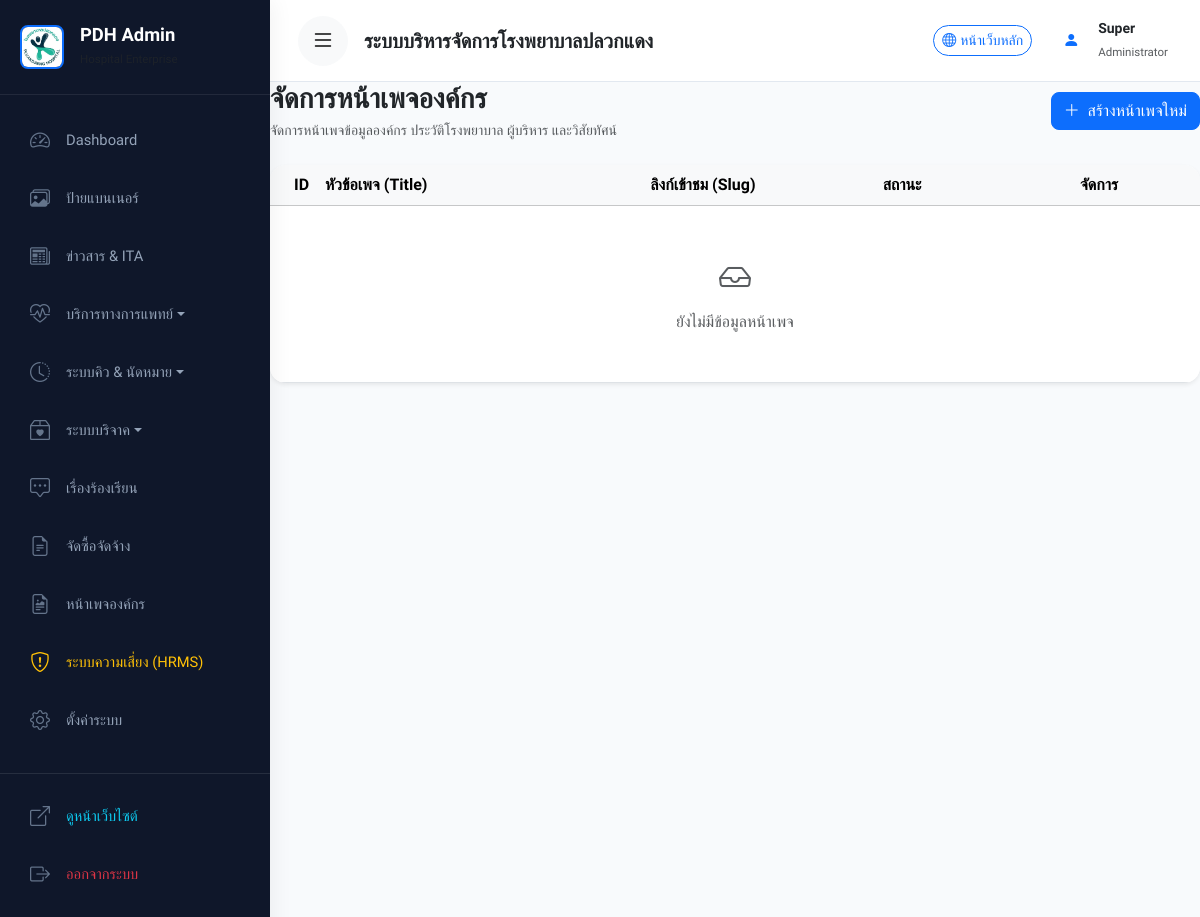
The page /admin/page (signed in) on the database as committed earlier.
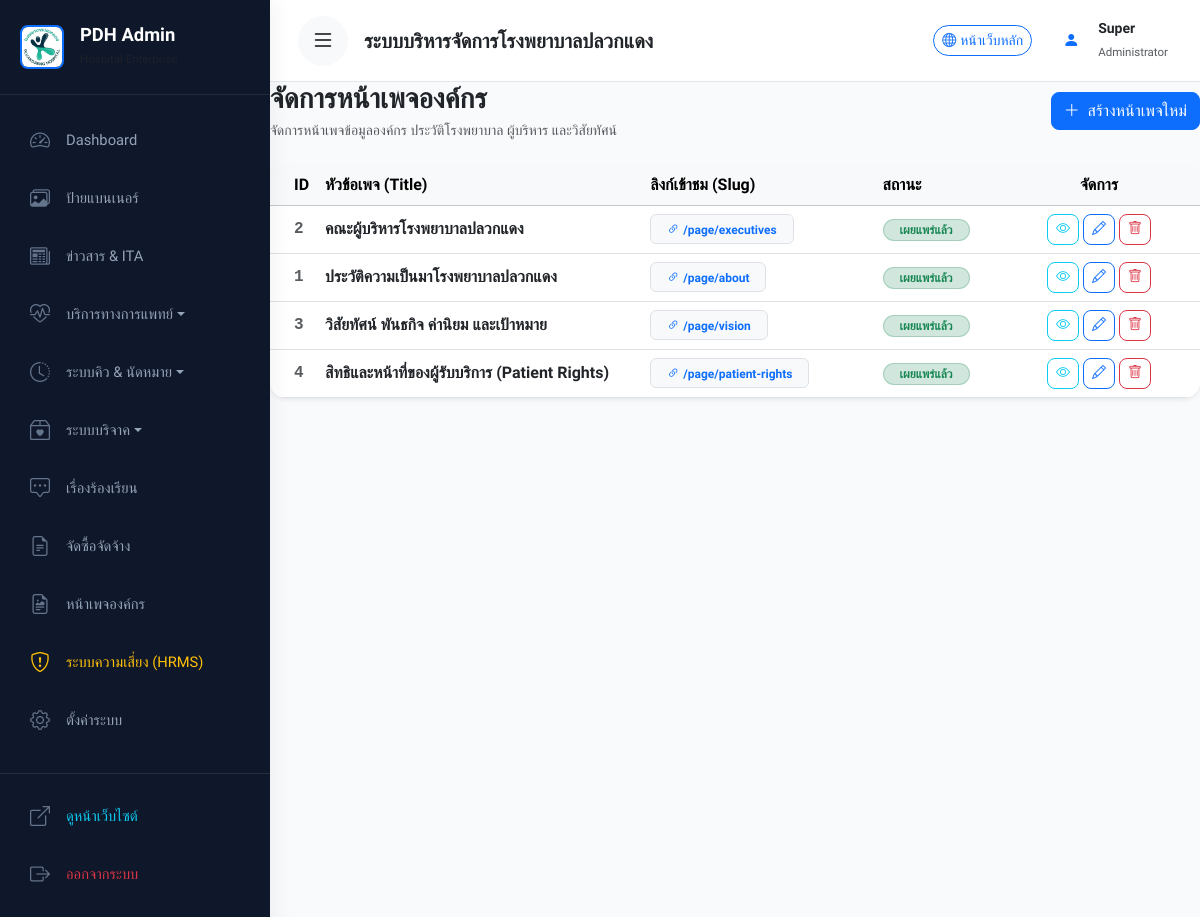
The same page on the database as committed later.
### tables this page shows
CREATE TABLE `pages` (
  `id` int(11) NOT NULL AUTO_INCREMENT,
  `title` varchar(255) NOT NULL,
  `slug` varchar(255) NOT NULL,
  `content` longtext DEFAULT NULL,
  `status` enum('published','draft') DEFAULT 'draft',
  `created_by` int(11) DEFAULT NULL,
  `created_at` timestamp NOT NULL DEFAULT current_timestamp(),
  `updated_at` timestamp NOT NULL DEFAULT current_timestamp() ON UPDATE current_timestamp(),
  `deleted_at` timestamp NULL DEFAULT NULL,
  PRIMARY KEY (`id`),
  UNIQUE KEY `slug` (`slug`),
  KEY `created_by` (`created_by`),
  CONSTRAINT `pages_ibfk_1` FOREIGN KEY (`created_by`) REFERENCES `users` (`id`) ON DELETE SET NULL
);

### app/Controllers/Admin/PageController.php (called while the page is built, shortened)
<?php
class PageController extends Controller {
    private $pageModel;
    public function __construct() {
        $this->pageModel = $this->model('Page');
    }
    public function index() {
        $pages = $this->pageModel->getAll();
        $data = [
            'page_title' => 'จัดการหน้าเพจองค์กร',
            'pages' => $pages
        ];
        $this->view('admin/pages/index', $data, 'admin');
    }
}

### app/Core/App.php (called while the page is built, shortened)
<?php
class App {
    protected $controller = 'HomeController';
    protected $method = 'index';
    public function __construct() {
        $url = $this->parseUrl();
        if (isset($url[0]) && strtolower($url[0]) === 'admin') {
            array_shift($url);
            $this->controller = 'DashboardController';
            $adminAliases = [
                'donationitem' => 'DonationItem',
                'donationitems' => 'DonationItem',
                'donation' => 'Donation',
                'donations' => 'Donation',
                'banner' => 'Banner',
                'banners' => 'Banner',
                'news' => 'News',
                'appointment' => 'Appointment',
                'appointments' => 'Appointment',
                'doctor' => 'Doctor',
                'doctors' => 'Doctor',
                'clinic' => 'Clinic',
                'clinics' => 'Clinic',
                'service' => 'Service',
                'services' => 'Service',
                'department' => 'Department',
                'departments' => 'Department',
                'procurement' => 'Procurement',
                'procurements' => 'Procurement',
                'complaint' => 'Complaint',
                'complaints' => 'Complaint',
                'setting' => 'Settings',
                'settings' => 'Settings',
                'auditlog' => 'AuditLog',
                'logs' => 'AuditLog',
                'dashboard' => 'Dashboard',
                'auth' => 'Auth',
                'login' => 'Auth',
                'page' => 'Page',
                'pages' => 'Page'
            ];
            if (isset($url[0])) {
                $rawKey = strtolower($url[0]);
                if (isset($adminAliases[$rawKey]) && file_exists(APPROOT . '/app/Controllers/Admin/' . $adminAliases[$rawKey] . 'Controller.php')) {
                    $this->controller = $adminAliases[$rawKey] . 'Controller';
                    array_shift($url);
                } else if (file_exists(APPROOT . '/app/Controllers/Admin/' . ucfirst($url[0]) . 'Controller.php')) {
                    $this->controller = ucfirst($url[0]) . 'Controller';
                    array_shift($url);
                }
            }
            $this->controller = new $controllerClass;
        }
        $this->params = $url ? array_values($url) : [];
        call_user_func_array([$this->controller, $this->method], $this->params);
    }
    public function parseUrl() {
        if (!empty($_GET['url'])) {
            $url = rtrim($_GET['url'], '/');
            $url = urldecode($url);
            return explode('/', filter_var($url, FILTER_SANITIZE_URL));
        }
        return [];
    }
}

### public/index.php (called while the page is built, shortened)
<?php
spl_autoload_register(function($className) {
    if (strpos($className, 'App\\Core\\') === 0) {
        $class = str_replace('App\\Core\\', '', $className);
        $file = __DIR__ . '/../app/Core/' . $class . '.php';
    } else if (strpos($className, 'App\\Controllers\\Admin\\') === 0) {
        $class = str_replace('App\\Controllers\\Admin\\', '', $className);
        $file = __DIR__ . '/../app/Controllers/Admin/' . $class . '.php';
        if (file_exists($file)) require_once $file;
    } else if (strpos($className, 'App\\Controllers\\') === 0) {
        $class = str_replace('App\\Controllers\\', '', $className);
        $file = __DIR__ . '/../app/Controllers/' . $class . '.php';
        if (file_exists($file)) require_once $file;
    } else if (strpos($className, 'App\\Models\\') === 0) {
        $class = str_replace('App\\Models\\', '', $className);
        $file = __DIR__ . '/../app/Models/' . $class . '.php';
        if (file_exists($file)) require_once $file;
    } else if (strpos($className, 'App\\Services\\') === 0) {
        $class = str_replace('App\\Services\\', '', $className);
        $file = __DIR__ . '/../app/Services/' . $class . '.php';
        if (file_exists($file)) require_once $file;
    } else if (strpos($className, 'App\\Repositories\\') === 0) {
        $class = str_replace('App\\Repositories\\', '', $className);
        $file = __DIR__ . '/../app/Repositories/' . $class . '.php';
        if (file_exists($file)) require_once $file;
    } else if (strpos($className, 'App\\Middleware\\') === 0) {
        $class = str_replace('App\\Middleware\\', '', $className);
        $file = __DIR__ . '/../app/Middleware/' . $class . '.php';
        if (file_exists($file)) require_once $file;
    } else if (strpos($className, 'App\\Helpers\\') === 0) {
        $class = str_replace('App\\Helpers\\', '', $className);
        $file = __DIR__ . '/../app/Helpers/' . $class . '.php';
        if (file_exists($file)) require_once $file;
    } else if (strpos($className, 'App\\Validation\\') === 0) {
        $class = str_replace('App\\Validation\\', '', $className);
        $file = __DIR__ . '/../app/Validation/' . $class . '.php';
        if (file_exists($file)) require_once $file;
    }
});
$app = new App\Core\App();

### app/Core/Database.php (called while the page is built, shortened)
<?php
class Database {
    private $host = DB_HOST;
    private $user = DB_USER;
    private $pass = DB_PASS;
    private $dbname = DB_NAME;
    private $dbh;
    private $stmt;
    public function __construct() {
        $dsn = 'mysql:host=' . $this->host . ';dbname=' . $this->dbname . ';charset=utf8mb4';
        $options = array(
            PDO::ATTR_PERSISTENT => true,
            PDO::ATTR_ERRMODE => PDO::ERRMODE_EXCEPTION,
            PDO::ATTR_DEFAULT_FETCH_MODE => PDO::FETCH_OBJ,
            PDO::MYSQL_ATTR_INIT_COMMAND => 'SET NAMES utf8mb4'
        );
        try {
            $this->dbh = new PDO($dsn, $this->user, $this->pass, $options);
        } catch(PDOException $e) {
            $this->error = $e->getMessage();
            error_log($this->error);
            if (APP_ENV === 'development') {
                echo $this->error;
            } else {
                echo "Database connection failed.";
            }
        }
    }
    public function query($sql) {
        $this->stmt = $this->dbh->prepare($sql);
    }
    public function execute() {
        return $this->stmt->execute();
    }
    public function resultSet() {
        $this->execute();
        return $this->stmt->fetchAll();
    }
}

### app/Core/Model.php (called while the page is built, shortened)
<?php
class Model {
    public function __construct() {
        $this->db = new Database();
    }
}

### app/Models/Page.php (called while the page is built, shortened)
<?php
class Page extends Model {
    public function getAll() {
        $this->db->query('SELECT p.*, u.firstname, u.lastname FROM pages p LEFT JOIN users u ON p.created_by = u.id WHERE p.deleted_at IS NULL ORDER BY p.title ASC');
        return $this->db->resultSet();
    }
}

### app/Views/admin/pages/index.php (the view, shortened to what the rows shown need)
<div class="card shadow-sm border-0 rounded-4 overflow-hidden">
    <div class="card-body p-0">
        <div class="table-responsive">
            <table class="table table-hover align-middle mb-0">
                <thead class="table-light">
                    <tr>
                        <th width="5%" class="ps-4">ID</th>
                        <th width="35%">หัวข้อเพจ (Title)</th>
                        <th width="25%">ลิงก์เข้าชม (Slug)</th>
                        <th width="15%">สถานะ</th>
                        <th width="20%" class="text-center pe-4">จัดการ</th>
                    </tr>
                </thead>
                <tbody>
                    <?php if (empty($pages)): ?>
                    <tr>
                        <td colspan="5" class="text-center py-5 text-muted">
                            <i class="bi bi-inbox fs-2 d-block mb-2 text-muted"></i>
                            ยังไม่มีข้อมูลหน้าเพจ
                        </td>
                    </tr>
                    <?php else: ?>
                        <?php foreach ($pages as $page): ?>
                        <tr>
                            <td class="ps-4 fw-bold font-monospace text-muted"><?= $page->id ?></td>
                            <td>
                                <div class="fw-bold text-dark"><?= htmlspecialchars($page->title) ?></div>
                            </td>
                            <td>
                                <a href="<?= URLROOT ?>/page/<?= htmlspecialchars($page->slug) ?>" target="_blank" class="badge bg-light text-primary border text-decoration-none px-3 py-2">
                                    <i class="bi bi-link-45deg me-1"></i>/page/<?= htmlspecialchars($page->slug) ?>
                                </a>
                            </td>
                            <td>
                                <?php if ($page->status == 'published'): ?>
                                    <span class="badge bg-success-subtle text-success border border-success border-opacity-25 rounded-pill px-3 py-1">เผยแพร่แล้ว</span>
                                <?php else: ?>
                                    <span class="badge bg-warning-subtle text-warning-emphasis border rounded-pill px-3 py-1">ฉบับร่าง</span>
                                <?php endif; ?>
                            </td>
                            <td class="text-center pe-4">
                                <div class="d-flex justify-content-center gap-1">
                                    <a href="<?= URLROOT ?>/page/<?= htmlspecialchars($page->slug) ?>" target="_blank" class="btn btn-sm btn-outline-info rounded-3" title="ดูหน้าเว็บ">
                                        <i class="bi bi-eye"></i>
                                    </a>
                                    <a href="<?= URLROOT ?>/admin/page/edit/<?= $page->id ?>" class="btn btn-sm btn-outline-primary rounded-3" title="แก้ไข">
                                        <i class="bi bi-pencil"></i>
                                    </a>
                                    <form action="<?= URLROOT ?>/admin/page/delete/<?= $page->id ?>" method="POST" class="d-inline" onsubmit="return confirm('คุณต้องการลบหน้าเพจนี้ใช่หรือไม่?');">
                                        <button type="submit" class="btn btn-sm btn-outline-danger rounded-3" title="ลบ">
                                            <i class="bi bi-trash"></i>
                                        </button>
                                    </form>
                                </div>
                            </td>
                        </tr>
                        <?php endforeach; ?>
                    <?php endif; ?>
                </tbody>
            </table>
        </div>
    </div>
</div>

Rows that differ between the two databases and show on the page:
added pages: id "2", title "คณะผู้บริหารโรงพยาบาลปลวกแดง", slug "executives", status "เผยแพร่แล้ว"
added pages: id "1", title "ประวัติความเป็นมาโรงพยาบาลปลวกแดง", slug "about", status "เผยแพร่แล้ว"
added pages: id "3", title "วิสัยทัศน์ พันธกิจ ค่านิยม และเป้าหมาย", slug "vision", status "เผยแพร่แล้ว"
added pages: id "4", title "สิทธิและหน้าที่ของผู้รับบริการ (Patient Rights)", slug "patient-rights", status "เผยแพร่แล้ว"
Other text that changed with them:
text no longer shown: "ยังไม่มีข้อมูลหน้าเพจ"
